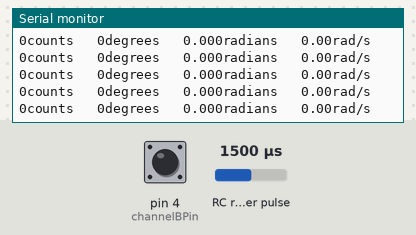
Bench run of a sketch on a simulated Arduino Uno, built with avr-gcc and run on an emulated ATmega328P. Parts: the last lines printed to the serial monitor. Wiring (inferred from the names in the program): RC receiver channel: data pin 2. The inputs (shaded band) are chosen by the test bench; at power-on: RC receiver pulse 1500 µs, pin 4 (channelBPin) HIGH.

Above: at 1.2 s.
1.3 s: RC receiver pulse (sensor on pin 2) set to 1750 µs
At 1.59 s:
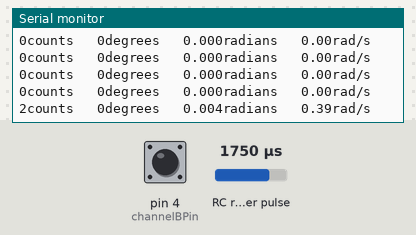
4.3 s: pin 4 (channelBPin) pulled LOW for 1 s
At 4.44 s:
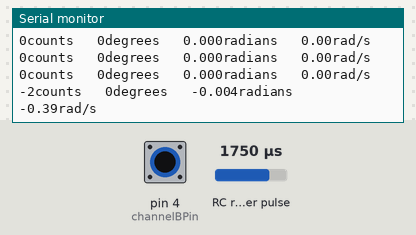
8.3 s: RC receiver pulse (sensor on pin 2) set to 1020 µs
At 8.37 s:
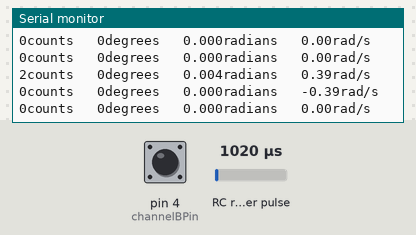
11.3 s: RC receiver pulse (sensor on pin 2) set to 1500 µs
At 11.6 s:
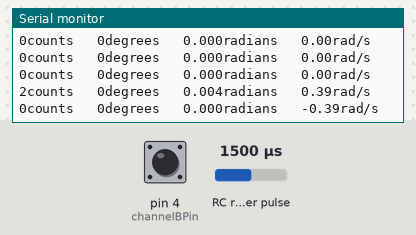
14.3 s: pin 4 (channelBPin) pulled LOW for 3.2 s
At 15.72 s:
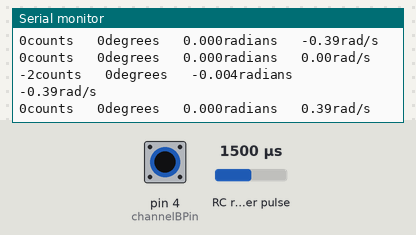
20.5 s: pin 4 (channelBPin) pulled LOW for 3.2 s
At 23.49 s:
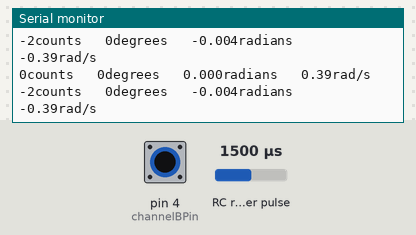
Timing chart, 0 to 25.0 s (numbered marks = the images above; inputs shaded):
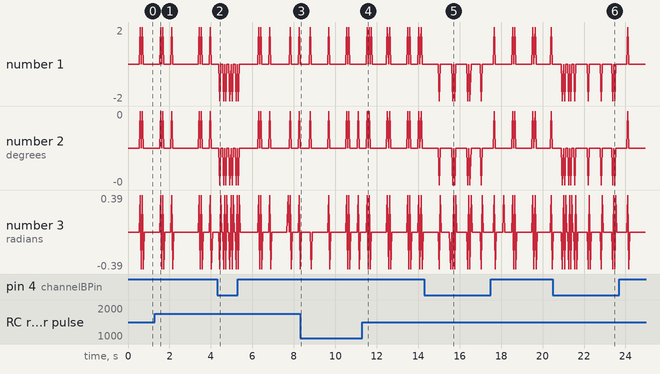

Measured:
- after the input at 4.3 s, the serial monitor: prints a new line after 0.12 s (image 2)
- after the input at 14.3 s, the serial monitor: prints a new line after 0.72 s (image 5)
- after the input at 20.5 s, the serial monitor: prints a new line after 0.46 s (image 6)

The sketch:

Encoder_Reader.ino
```cpp
#define PI 3.1415926535897932384626433832795

//Pin assignment and global variable instantiation
const int channelAPin = 2;
const int channelBPin = 4;
volatile bool channelA = HIGH; //Channel A set on default
volatile bool channelB = HIGH; //Channel B set on default
volatile int count = 0; //counter variable for position
unsigned long lastTimeMeasured = 0;
int degree = 0;
float radian = 0;
float velocity = 0;

void setup() { //Sets up pins and serial monitor
  Serial.begin(9600);
  pinMode(channelAPin,INPUT_PULLUP);
  pinMode(channelBPin,INPUT_PULLUP);
  attachInterrupt(digitalPinToInterrupt(channelAPin), encoderISR, CHANGE); //sets interrupt to happen when channel A changes
}

void loop() { //main loop
  if((millis()-lastTimeMeasured)>10){
    degree = count/9;
    velocity = ((count/(3200.0/(2*PI)))-radian)/.01;
    radian = count/(3200.0/(2*PI));


    Serial.print(count);
    Serial.print("counts   ");
    Serial.print(degree);
    Serial.print("degrees   ");
    Serial.print(radian,3);
    Serial.print("radians   ");
    Serial.print(velocity);
    Serial.println("rad/s");
    lastTimeMeasured = millis();
    }
}

void encoderISR() { //interrupt
  channelA = digitalRead(channelAPin);
  channelB = digitalRead(channelBPin);
  if (channelA==channelB){
    count+=2;
  } else {
    count-=2;
  }
}
```
